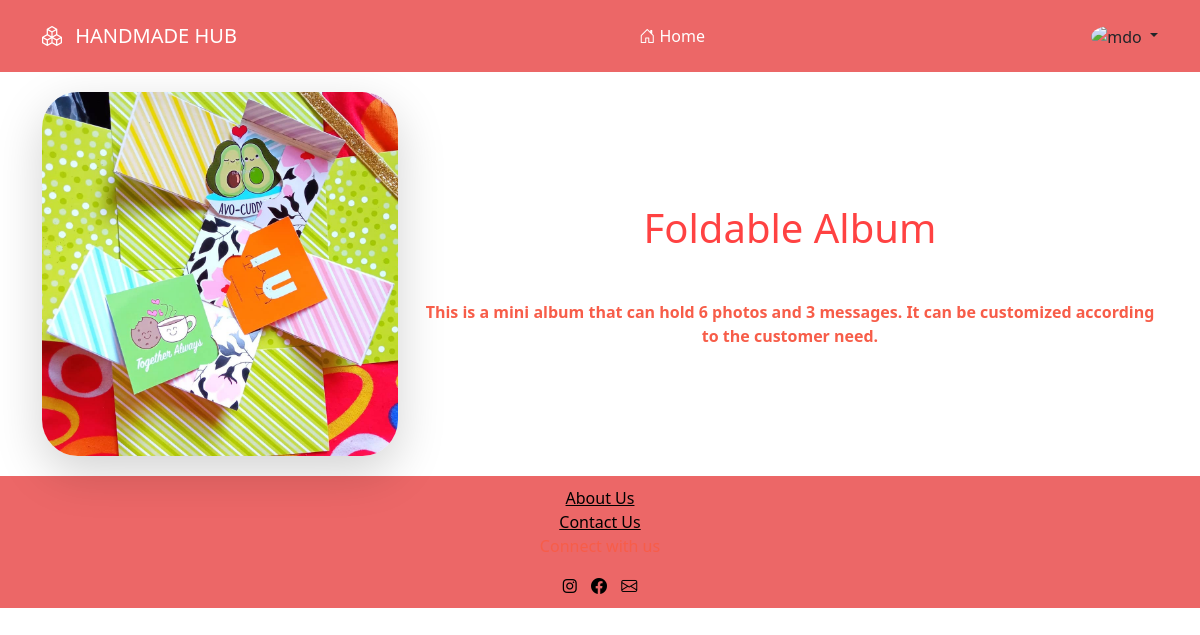
The page /view_image/1/ (signed in) on the database its author committed.
### product/models.py (models this page shows, shortened)
class Image(models.Model):
    title = models.CharField(max_length=40)
    image = models.ImageField(upload_to='images/')
    description = models.CharField(max_length=200)
    uploaded_at = models.DateField(auto_now_add=True)
    category = models.ForeignKey(Category, on_delete = models.CASCADE)

### product/views.py (the view)
# urls.py: path('view_image/<int:image_id>/', view_image, name='view_image'),
def view_image(request, image_id):
    try:
        item= Image.objects.get(id=image_id)
        ctx = {
            'img' : item,
            'title' : item.title,
        }
        return render(request, 'product/image_view.html',ctx)
    except:
        return redirect('index')

### templates/product/image_view.html (shortened to what this page needs)
{% extends 'layout/base.html' %}
{% block content %}
<div class="container vh-80">
    <div class="row align-items-center justify-content-center h-100">
        <div class="col-md-6 col-lg-4">
            <img src="{{img.image.url}}" class="img-fluid shadow-lg" alt="{{img.title}}">
        </div>
        <div class="col-md-6 col-lg-8">
            <h1 style="padding-bottom: 40px; padding-top:20px;">{{img.title}}</h1>
            <p>{{img.description}}</p>
        </div>
    </div>
</div>
{% endblock content %}

### templates/product/image_view.html (style rules this page uses)
img { border-radius: 10%; border:10px 10px 10px 10px solid #A5F1E9; box-shadow: rgba(32, 128, 128, 0.26); }
p { color:#f75d49; font-size:medium; }

### rows shown on the page
Image: image (picture), title "Foldable Album", description "This is a mini album that can hold 6 photos and 3 messages. It can be customized according to the customer need."
